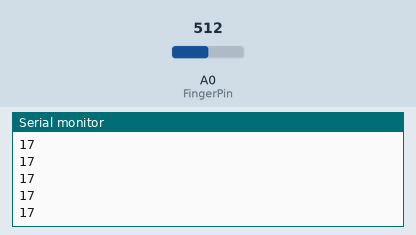
Simulated run of this sketch. Board: Arduino Uno, built with avr-gcc and run on an emulated ATmega328P. Parts: the last lines printed to the serial monitor. The test bench sets the inputs (shaded band); at power-on: A0 (FingerPin) = 512.

Above: at 1.2 s.
1.3 s: A0 (FingerPin) set to 716
At 1.8 s:
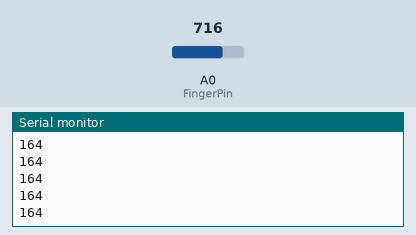
2.8 s: A0 (FingerPin) set to 900
At 3.6 s:
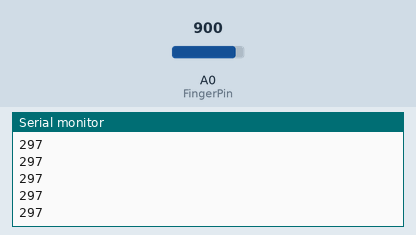
Timing chart, 0 to 5.8 s (numbered marks = the images above; inputs shaded):
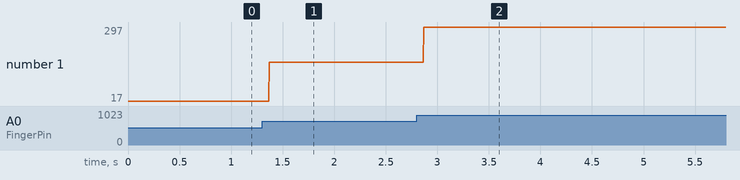

The sketch:

Flex_Sensor_Calibration.ino
```cpp
const int FingerPin = A0;
int FingerVal = 0;
void setup() {
  // put your setup code here, to run once:
  Serial.begin(9600);
  pinMode(FingerPin, INPUT);
}

void loop() {
  // put your main code here, to run repeatedly:
  FingerVal = analogRead(FingerPin);
  FingerVal = map(FingerVal, 390 , 640 , 0 , 180);
  FingerVal -= 70;
  Serial.println(FingerVal);
  delay(1);
}
```

Measured:
- after the input at 1.3 s, the serial monitor: prints a new line after 0.07 s (image 1)
- after the input at 2.8 s, the serial monitor: prints a new line after 0.07 s (image 2)
- plotted number 1: 17 → 164 after the input at 1.3 s, 164 → 297 after the input at 2.8 s
